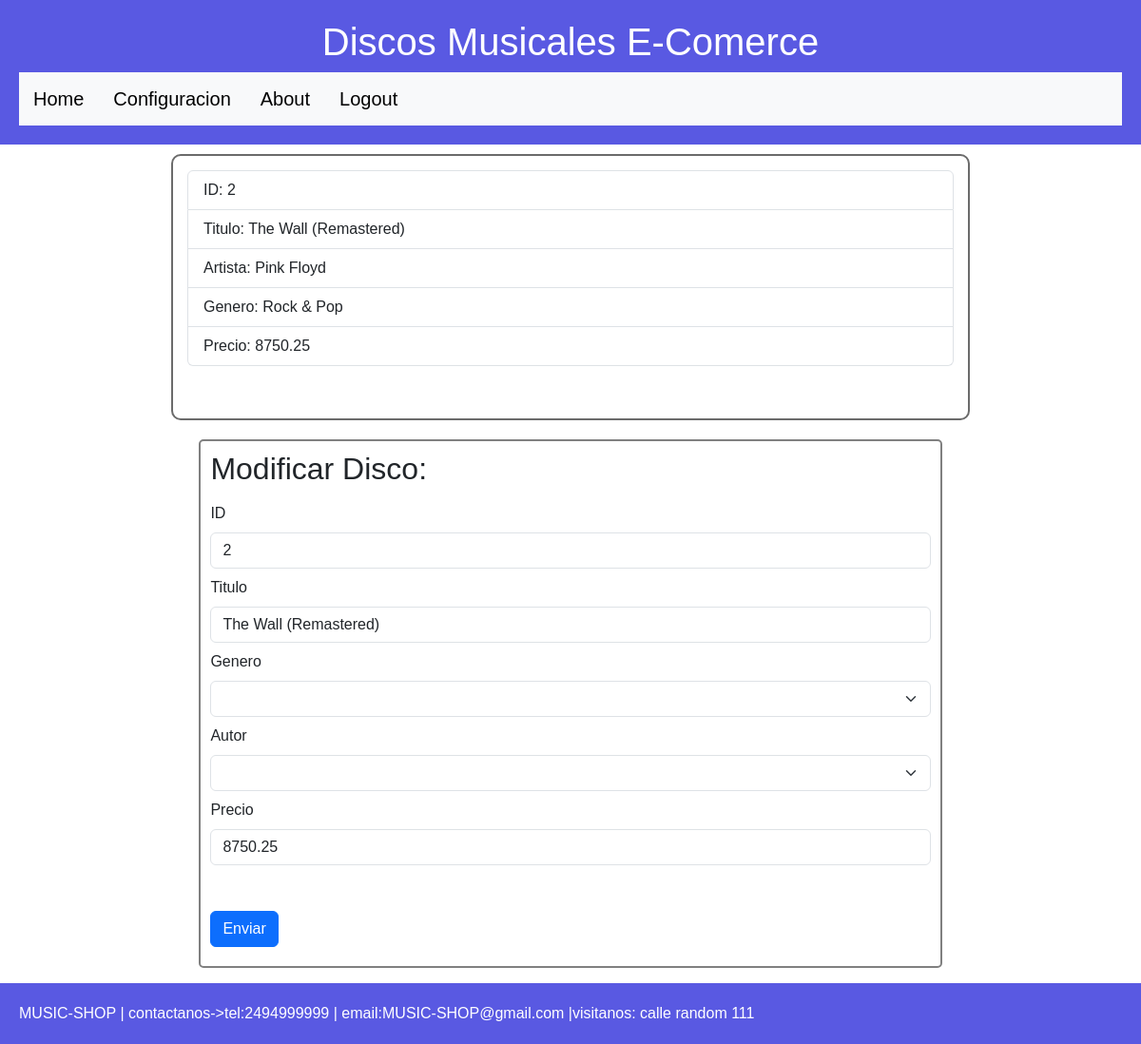
/modificar/2 (signed in), run on the app's committed database.
### tables this page shows
CREATE TABLE `discos` (
  `id` int(10) NOT NULL,
  `autor_id` int(10) NOT NULL,
  `genero_id` int(10) NOT NULL,
  `titulo` varchar(150) NOT NULL,
  `precio` double NOT NULL
);

CREATE TABLE `autor` (
  `id` int(10) NOT NULL,
  `nombre` varchar(250) NOT NULL
);

CREATE TABLE `genero` (
  `id` int(10) NOT NULL,
  `categoria` varchar(250) NOT NULL
);

### app/controllers/discos.controller.php (called while the page is built, shortened)
<?php
require_once './app/models/discos.model.php';
require_once './app/views/discos.view.php';
class DiscosController{
    private $model;
    private $view;
    public function __construct(){
        $this->model = new discosModel();
        $this->view = new discosView();
    }
    public function modificarDisco($id){
        $disco = $this->model->modificarDisco($id);
        $this->view->modificarDisco($disco);
    }
}
?>

### app/models/discos.model.php (called while the page is built, shortened)
<?php
class discosModel{
    private $db;
    public function __construct(){
        $this->db = new PDO("mysql:host=".MYSQL_HOST.";dbname=".MYSQL_DB.";charset=utf8",MYSQL_USER,MYSQL_PASS);
        $this->deploy();
    }
    public function modificarDisco($id){
        $query = $this->db->prepare('SELECT discos.id, autor.nombre, genero.categoria, discos.titulo, discos.precio FROM discos INNER JOIN autor ON discos.autor_id = autor.id INNER JOIN genero ON discos.genero_id = genero.id  WHERE discos.id = ?');
        $query->execute([$id]);
        $disco = $query->fetch(PDO::FETCH_OBJ);
        return $disco;
    }
    function deploy() {
        $query = $this->db->query('SHOW TABLES');
        $tables = $query->fetchAll();
    }
}
?>

### app/models/generos.model.php (called while the page is built, shortened)
<?php
class GenerosModel{
    private $db;
    public function __construct(){
        $this->db = new PDO("mysql:host=".MYSQL_HOST.";dbname=".MYSQL_DB.";charset=utf8",MYSQL_USER,MYSQL_PASS);
    }
    public function getCategorias(){
        $query = $this->db->prepare('SELECT * FROM genero');
        $query->execute();
        $generos = $query->fetchAll(PDO::FETCH_OBJ);
        return $generos;
    }
}

### app/models/autores.model.php (called while the page is built, shortened)
<?php
class AutoresModel{
    private $db;
    public function __construct(){
        $this->db = new PDO("mysql:host=".MYSQL_HOST.";dbname=".MYSQL_DB.";charset=utf8",MYSQL_USER,MYSQL_PASS);
    }
    public function getAutores(){
        $query = $this->db->prepare('SELECT * FROM autor');
        $query->execute();
        $autor = $query->fetchAll(PDO::FETCH_OBJ);
        return $autor;
    }
}

### app/views/discos.view.php (the view, shortened to what this page needs)
<?php
class discosView{
        ?>
        </div><?php
    public function modificarDisco($disco){
        require_once 'templates/header.phtml';
        ?>
        <div class="verDisco">
            <ul class="list-group">
                <li class="list-group-item">
                    ID: <?= $disco->id ?>
                </li>
                <li class="list-group-item">
                    Titulo: <?= $disco->titulo ?>
                </li>
                <li class="list-group-item">
                    Artista: <?= $disco->nombre ?>
                </li>
                <li class="list-group-item">
                    Genero: <?= $disco->categoria ?>
                </li>
                <li class="list-group-item mb-3">
                    Precio: <?= $disco->precio?>
                </li>
            </ul>
        </div>
        <div class="container">
            <form class="mb-3 formulario" action="update" method="POST">
                <h2>Modificar Disco:</h2>
                <label class="form-label  mt-2"> ID </label>
                <input class="form-control" type="number" name="id" value="<?= $disco->id ?>">
                <label class="form-label  mt-2">Titulo</label>
                <input class="form-control" required type="text" name="titulo" value="<?= $disco->titulo ?>">
                <?php
                $model = new GenerosModel();
                $generos=$model->getCategorias();
                ?>
                <label class="form-label mt-2">Genero</label>
                <select name="genero" class="form-select">
                    <option  value="" selected></option>
                    <?php foreach ($generos as $genero) { ?>
                    <option value=<?= $genero->id?>><?= $genero->categoria?></option>;<?php
                    }?>
                </select>
                <?php
                $model = new AutoresModel();
                $autores=$model->getAutores();
                ?>
                <label class="form-label mt-2">Autor</label>
                <select name="autor" class="form-select">
                    <option  value="" selected></option>
                    <?php foreach ($autores as $autor) { ?>
                    <option value=<?= $autor->id?>><?=$autor->nombre?></option>;<?php
                    }?>
                </select>
                <label class="form-label  mt-2">Precio</label>
                <input class="form-control" required type="float" name="precio" value="<?= $disco->precio ?>">
                <button type="submit" class="btn btn-primary boton mt-5" >Enviar</button>
            </form>
        </div>
        <?php
        require_once 'templates/footer.phtml';
    }
}
?>

### css/style.css (style rules this page uses)
body { font-family:Arial, Helvetica, sans-serif; }
.formulario { max-width: 70%; margin: 20px auto 20px; padding: 10px; border: 2px solid gray; border-radius: 5px; }
.verDisco { border: 2px solid rgb(107, 107, 107); border-radius: 10px; max-width: 70%; margin: 10px auto 10px; padding: 15px; }
.boton { margin:10px auto 10px; }
.list-group-item { min-width: 25%; min-height: 15px; }

### data on the page
discos: id "2", titulo "The Wall (Remastered)", autor.nombre "Pink Floyd", genero.categoria "Rock & Pop", precio "8750.25"
